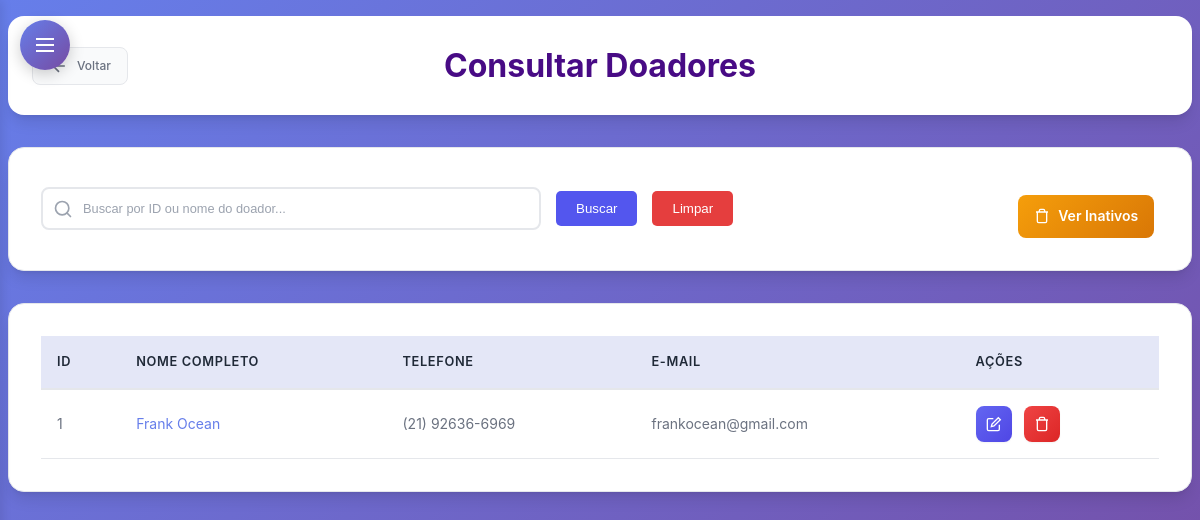
Page /subtelas/consultar_doador.php (signed in) on the earlier database version.
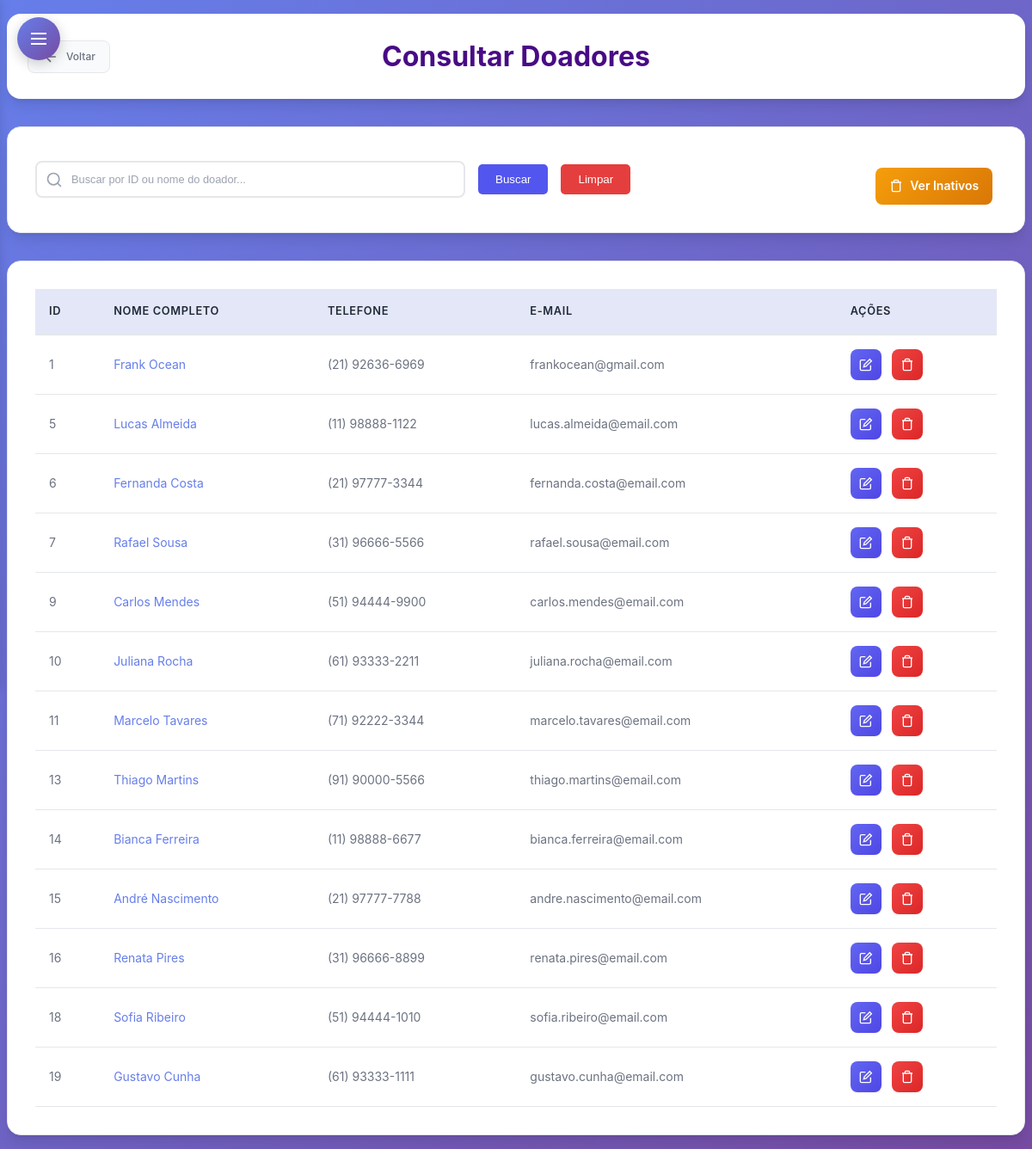
Same page on the later database version.
### tables this page shows
CREATE TABLE `doador` (
  `Cod_Doador` int(11) NOT NULL,
  `Nome_Doador` varchar(255) DEFAULT NULL,
  `Telefone` varchar(255) DEFAULT NULL,
  `Email` varchar(255) DEFAULT NULL,
  `status` enum('ativo','inativo') DEFAULT 'ativo'
);

### subtelas/consultar_doador.php (the view, shortened to what this page needs)
<?php
require_once '../conexao.php';
  $doadores = [];
  $mostrar_inativos = isset($_GET['inativos']) && $_GET['inativos'] === 'true';
  try {
      if ($_SERVER["REQUEST_METHOD"] == "POST") {
          $busca = isset($_POST['busca']) ? trim($_POST['busca']) : '';
          $status_condicao = $mostrar_inativos ? "status = 'inativo'" : "status = 'ativo'";
          $sql = "SELECT Cod_Doador, Nome_Doador, Telefone, Email FROM doador WHERE $status_condicao ORDER BY Cod_Doador ASC";
          $params = [];
           if (!empty($busca)) {
               if (is_numeric($busca)) {
                   $status_condicao = $mostrar_inativos ? "status = 'inativo'" : "status = 'ativo'";
                   $sql = "SELECT Cod_Doador, Nome_Doador, Telefone, Email FROM doador WHERE Cod_Doador = :busca AND $status_condicao ORDER BY Cod_Doador ASC";
                   $params[':busca'] = $busca;
               } else {
                   $status_condicao = $mostrar_inativos ? "status = 'inativo'" : "status = 'ativo'";
                   $sql = "SELECT Cod_Doador, Nome_Doador, Telefone, Email FROM doador WHERE Nome_Doador LIKE :busca_nome AND $status_condicao ORDER BY Cod_Doador ASC";
                   $params[':busca_nome'] = "$busca%";
               }
           }
           $stmt = $pdo->prepare($sql);
           foreach ($params as $key => $value) {
               if (is_numeric($value)) {
                   $stmt->bindValue($key, $value, PDO::PARAM_INT);
               } else {
                   $stmt->bindValue($key, $value, PDO::PARAM_STR);
               }
           }
      } else {
          $status_condicao = $mostrar_inativos ? "status = 'inativo'" : "status = 'ativo'";
          $sql = "SELECT Cod_Doador, Nome_Doador, Telefone, Email FROM doador WHERE $status_condicao ORDER BY Cod_Doador ASC";
          $stmt = $pdo->prepare($sql);
      }
       $stmt->execute();
       $doadores = $stmt->fetchAll(PDO::FETCH_ASSOC);
  } catch (PDOException $e) {
      $erro = "Erro na consulta: " . $e->getMessage();
      $doadores = [];
  }
?>
<!DOCTYPE html>
<html lang="pt-br">
<head>
  <link rel="stylesheet" type="text/css" href="subtelas_css/consultas.css" />
  <link rel="stylesheet" type="text/css" href="subtelas_css/sidebar-dropdown.css">
</head>
<body>
    <?php include 'includes/sidebar-dropdown.php'; ?>
    <div class="page-wrapper">
      <header>
        <a href="<?= $linkVoltar ?>" class="btn-voltar">
                    <svg width="20" height="20" viewBox="0 0 24 24" fill="none" stroke="currentColor" stroke-width="2">
                        <path d="M19 12H5M12 19l-7-7 7-7"/>
                    </svg>
                    Voltar
                </a>
      <h1>Consultar Doadores</h1>
  </header>
  <form method="POST" action="consultar_doador.php">
  <div class="filtro-container">
  <div id="search-container">
      <div class="input-wrapper">
        <input type="text" id="search-input" name="busca" placeholder="Buscar por ID ou nome do doador..." value="<?= htmlspecialchars(isset($_POST['busca']) ? $_POST['busca'] : '') ?>">
      </div>
      <button type="submit" class="btn-filtrar">Buscar</button>
      <button type="button" class="btn-limpar" onclick="limparFiltros()">Limpar</button>
      <div class="status-buttons">
            <?php if (!$mostrar_inativos): ?>
              <a href="consultar_doador.php?inativos=true" class="btn-status btn-inativos">
                <svg width="16" height="16" viewBox="0 0 24 24" fill="none" stroke="currentColor" stroke-width="2">
                  <path d="M3 6h18M8 6V4a2 2 0 0 1 2-2h4a2 2 0 0 1 2 2v2M19 6v14a2 2 0 0 1-2 2H7a2 2 0 0 1-2-2V6"/>
                </svg>
                Ver Inativos
              </a>
            <?php endif; ?>
          </div>
          </div>
    </form>
  <nav>
    <table id="funcionarios-table">
        <tr>
          <th>ID</th>
          <th>NOME COMPLETO</th>
          <th>TELEFONE</th>
          <th>E-MAIL</th>
          <th>AÇÕES</th>
        </tr>
        <?php if (count($doadores) > 0): ?>
          <?php foreach ($doadores as $d): ?>
            <tr>
              <td><?= htmlspecialchars($d['Cod_Doador']) ?></td>
              <td><span class="nome-clicavel"><?= htmlspecialchars($d['Nome_Doador']) ?></span></td>
              <td><?= htmlspecialchars($d['Telefone']) ?></td>
              <td><?= htmlspecialchars($d['Email']) ?></td>
              <td>
                <?php if ($mostrar_inativos): ?>
                      <a href="consultar_doador.php?reativar=<?= $d['Cod_Doador'] ?>&inativos=true" class="btn-action btn-reactivate" title="Reativar" onclick="return confirm('Deseja reativar este doador?')">
                        <svg width="16" height="16" viewBox="0 0 24 24" fill="none" stroke="currentColor" stroke-width="2">
                          <path d="M9 12l2 2 4-4M21 12c0 4.97-4.03 9-9 9s-9-4.03-9-9 4.03-9 9-9 9 4.03 9 9z"/>
                        </svg>
                      </a>
                    <?php else: ?>
                      <a href="alterar_doador.php?id=<?= $d['Cod_Doador'] ?>" class="btn-action btn-edit" title="Alterar">
                        <svg width="16" height="16" viewBox="0 0 24 24" fill="none" stroke="currentColor" stroke-width="2">
                          <path d="M11 4H4a2 2 0 0 0-2 2v14a2 2 0 0 0 2 2h14a2 2 0 0 0 2-2v-7"/>
                          <path d="m18.5 2.5 3 3L12 15l-4 1 1-4 9.5-9.5z"/>
                        </svg>
                      </a>
                      <a href="excluir_doador.php?id=<?= $d['Cod_Doador'] ?>" class="btn-action btn-delete" title="Inativar">
                        <svg width="16" height="16" viewBox="0 0 24 24" fill="none" stroke="currentColor" stroke-width="2">
                          <path d="M3 6h18"/>
                          <path d="M19 6v14c0 1-1 2-2 2H7c-1 0-2-1-2-2V6"/>
                          <path d="M8 6V4c0-1 1-2 2-2h4c1 0 2 1 2 2v2"/>
                        </svg>
                      </a>
                <?php endif; ?>
                  </td>
            </tr>
          <?php endforeach; ?>
        <?php else: ?>
            <tr><td colspan="5">Nenhum doador encontrado</td></tr>
        <?php endif; ?>
    </table>
  </nav>
    </div>
</body>
</html>

### subtelas/includes/sidebar-dropdown.php (shortened to what this page needs)
<?php
switch ($_SESSION['perfil']) {
    case 1:
        $linkVoltar = "../gerente.php";
        break;
}
?>
<button id="sidebar-toggle" class="sidebar-toggle">
    <svg width="24" height="24" viewBox="0 0 24 24" fill="none" stroke="currentColor" stroke-width="2">
        <line x1="3" y1="6" x2="21" y2="6"/>
        <line x1="3" y1="12" x2="21" y2="12"/>
        <line x1="3" y1="18" x2="21" y2="18"/>
    </svg>
</button>

### subtelas/subtelas_css/sidebar-dropdown.css (style rules this page uses)
.sidebar-toggle { position: absolute; top: 20px; left: 20px; z-index: 1001; background: linear-gradient(135deg, #667eea 0%, #764ba2 100%); border: none; color: white; width: 50px; height: 50px; border-radius: 50%; cursor: pointer; box-shadow: 0 4px 15px rgba(0, 0, 0, 0.2); transition: all 0.3s ease; display: flex; align-items: center; justify-content: center; }
.sidebar-toggle svg { width: 24px; height: 24px; transition: transform 0.3s ease; }
.page-wrapper { transition: margin-left 0.3s ease; }

### subtelas/consultar_doador.php (style rules this page uses)
#search-container { display: flex; align-items: center; gap: 15px; flex: 1; min-width: 300px; }
.input-wrapper { flex: 1; position: relative; }
.btn-filtrar { padding: 10px 20px; background:rgb(83, 86, 238); color: white; border: none; border-radius: 5px; cursor: pointer; transition: background 0.3s; font-weight: 500; }
.btn-limpar { padding: 10px 20px; background: #e53e3e; color: white; border: none; border-radius: 5px; cursor: pointer; transition: background 0.3s; font-weight: 500; }
.status-buttons { display: flex; gap: 10px; align-items: center; margin-top: 15px; }
.btn-status { display: inline-flex; align-items: center; gap: 8px; padding: 10px 16px; border: none; border-radius: 8px; font-size: 14px; font-weight: 600; text-decoration: none; cursor: pointer; transition: all 0.2s ease; margin-left: 270px; }
.btn-inativos { background: linear-gradient(135deg, #f59e0b, #d97706); color: white; }
a { text-decoration: none; }
.nome-clicavel { cursor: pointer; color: #667eea; text-decoration: none; }

Differences in the rows shown:
added doador: Cod_Doador "5", Nome_Doador "Lucas Almeida", Telefone "(11) 98888-1122", Email "lucas.almeida@email.com"
added doador: Cod_Doador "6", Nome_Doador "Fernanda Costa", Telefone "(21) 97777-3344", Email "fernanda.costa@email.com"
added doador: Cod_Doador "7", Nome_Doador "Rafael Sousa", Telefone "(31) 96666-5566", Email "rafael.sousa@email.com"
added doador: Cod_Doador "9", Nome_Doador "Carlos Mendes", Telefone "(51) 94444-9900", Email "carlos.mendes@email.com"
added doador: Cod_Doador "10", Nome_Doador "Juliana Rocha", Telefone "(61) 93333-2211", Email "juliana.rocha@email.com"
added doador: Cod_Doador "11", Nome_Doador "Marcelo Tavares", Telefone "(71) 92222-3344", Email "marcelo.tavares@email.com"
added doador: Cod_Doador "13", Nome_Doador "Thiago Martins", Telefone "(91) 90000-5566", Email "thiago.martins@email.com"
added doador: Cod_Doador "14", Nome_Doador "Bianca Ferreira", Telefone "(11) 98888-6677", Email "bianca.ferreira@email.com"
added doador: Cod_Doador "15", Nome_Doador "André Nascimento", Telefone "(21) 97777-7788", Email "andre.nascimento@email.com"
added doador: Cod_Doador "16", Nome_Doador "Renata Pires", Telefone "(31) 96666-8899", Email "renata.pires@email.com"
added doador: Cod_Doador "18", Nome_Doador "Sofia Ribeiro", Telefone "(51) 94444-1010", Email "sofia.ribeiro@email.com"
added doador: Cod_Doador "19", Nome_Doador "Gustavo Cunha", Telefone "(61) 93333-1111", Email "gustavo.cunha@email.com"
